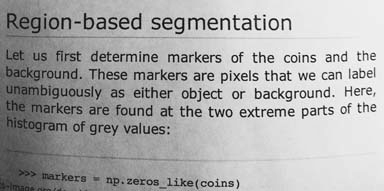
#> input picture Image/page.png, 384 x 191 px
$ jupyter execute 'Bai9 Otsu.ipynb'
#> lines starting #> are read from the running program, lines starting #| are printed output that depends on the picture; after the words box and inside, x2 and y2 are one past the last pixel; in counts of white or black regions, pixels touching at a corner belong together
[cell 1]
import numpy as np
import matplotlib.pyplot as plt
import skimage.io
import skimage.color
import skimage.filters

# load the image
image = skimage.io.imread("Image/page.png", as_gray=True)
#> image is the input picture: shape (191, 384) float64; min 0, max 1, mean 0.672

fig, ax = plt.subplots()
plt.imshow(image, cmap="gray")
plt.show()

[cell 2]
blurred_image = skimage.filters.gaussian(image, sigma=1.0)
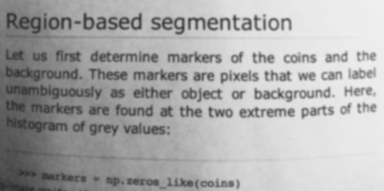
#> blurred_image: shape (191, 384) float64; min 0.176, max 0.937, mean 0.672

fig, ax = plt.subplots()
plt.imshow(blurred_image, cmap='gray')
plt.show()

[cell 3]
histogram, bin_edges = np.histogram(image, bins=256, range=(0.0, 1.0))
#> histogram = 256 values, max 2679 at index 227, min 0 at index 1, mean 286.5; bin_edges = 257 values from 0 to 1

fig, ax = plt.subplots()
plt.plot(bin_edges[0:-1], histogram)
plt.title("Grayscale Histogram")
plt.xlabel("grayscale value")
plt.ylabel("pixels")
plt.xlim(0, 1.0)
plt.show()
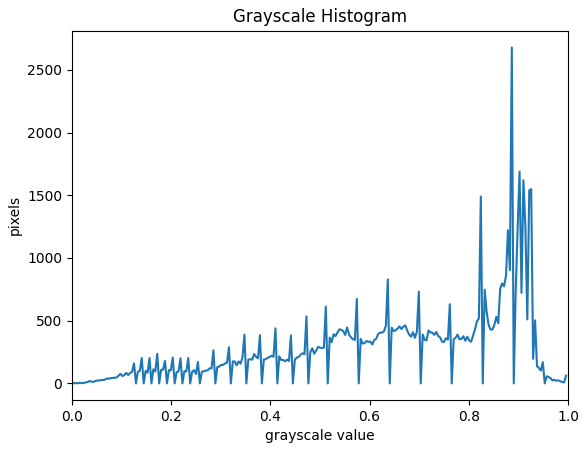
#> figure drawn by matplotlib, 1 panel; curve peaks at x = 0.887, y = 2679

[cell 4]
# perform automatic thresholding
t = 0.615234327
print("Found automatic threshold t = {}.".format(t))

[cell 5]
# create a binary mask with the threshold found by Otsu's method
binary_mask = image > t
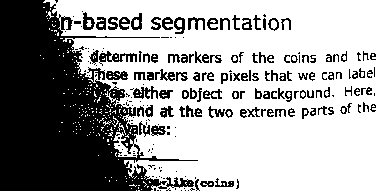
#> binary_mask: shape (191, 384) bool; 64.3% white; 222 black regions (105 under 20 px), largest, box (x1, y1, x2, y2) and area: (0, 0, 198, 191) 19862, (99, 51, 137, 66) 229, (158, 177, 194, 189) 184

fig, ax = plt.subplots()
plt.imshow(binary_mask, cmap='gray')
plt.show()

[cell 6]
# apply the binary mask to select the foreground
selection = image.copy()
selection[~binary_mask] = 0
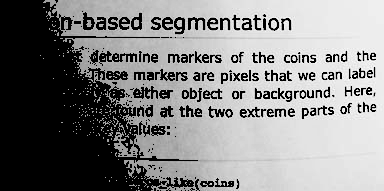
#> selection: shape (191, 384) float64; min 0, max 1, mean 0.523

fig, ax = plt.subplots()
plt.imshow(selection, cmap='gray')
plt.show()

[cell 7]
from matplotlib import image as img
import numpy as np
import matplotlib.pyplot as plt
import skimage.io


image = skimage.io.imread("Image/page.png", as_gray=True)

# Set total number of bins in the histogram
bins_num = 256

# Get the image histogram
hist, bin_edges = np.histogram(image, bins=bins_num)
#> hist has the same summary as histogram

# Get normalized histogram if it is required

# Calculate centers of bins
bin_mids = (bin_edges[:-1] + bin_edges[1:]) / 2.
#> bin_mids = 256 values from 0.00195 to 0.998

# Iterate over all thresholds (indices) and get the probabilities w1(t), w2(t)
weight1 = np.cumsum(hist)
#> weight1 = 256 values from 9 to 73344
weight2 = np.cumsum(hist[::-1])[::-1]
#> weight2 = 256 values, max 73344 at index 0, min 62 at index 255, mean 49409.2

# Get the class means mu0(t)
mean1 = np.cumsum(hist * bin_mids) / weight1
#> mean1 = 256 values from 0.00195 to 0.672
# Get the class means mu1(t)
mean2 = (np.cumsum((hist * bin_mids)[::-1]) / weight2[::-1])[::-1]
#> mean2 = 256 values from 0.672 to 0.998

inter_class_variance = weight1[:-1] * weight2[1:] * (mean1[:-1] - mean2[1:]) ** 2
#> inter_class_variance = 255 values, max 190606006.5 at index 157, min 296138.8 at index 0, mean 109051536.2

# Maximize the inter_class_variance function val
index_of_max_val = np.argmax(inter_class_variance)
#> index_of_max_val = 157

threshold = bin_mids[:-1][index_of_max_val]
#> threshold = 0.615

image[image<threshold] = 0
image[image>threshold] = 1

img.imsave("otsu_thresholding.png",image)
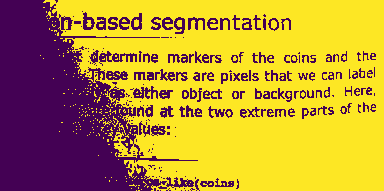
#> saved as otsu_thresholding.png: shape (191, 384, 3); mean R, G, B 187, 148.9, 53.1

[cell 8]
threshold
#> Out = 0.615

$ run again, with Image/avtCongSon.jpg saved as Image/page.png
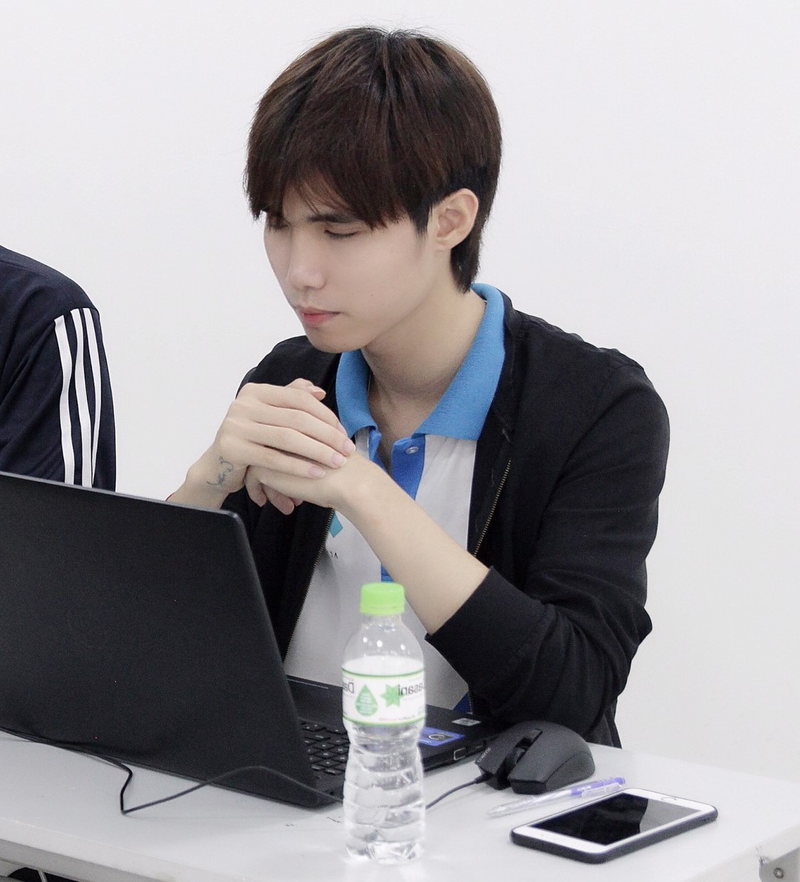
#> input picture Image/avtCongSon.jpg, 800 x 882 px, shrunk from 1122 x 1238 before the run
#> histogram = 256 values, max 33127 at index 236, min 25 at index 253, mean 2756.2; bin_edges = 257 values from 0 to 1
#> `binary_mask = image > t`:
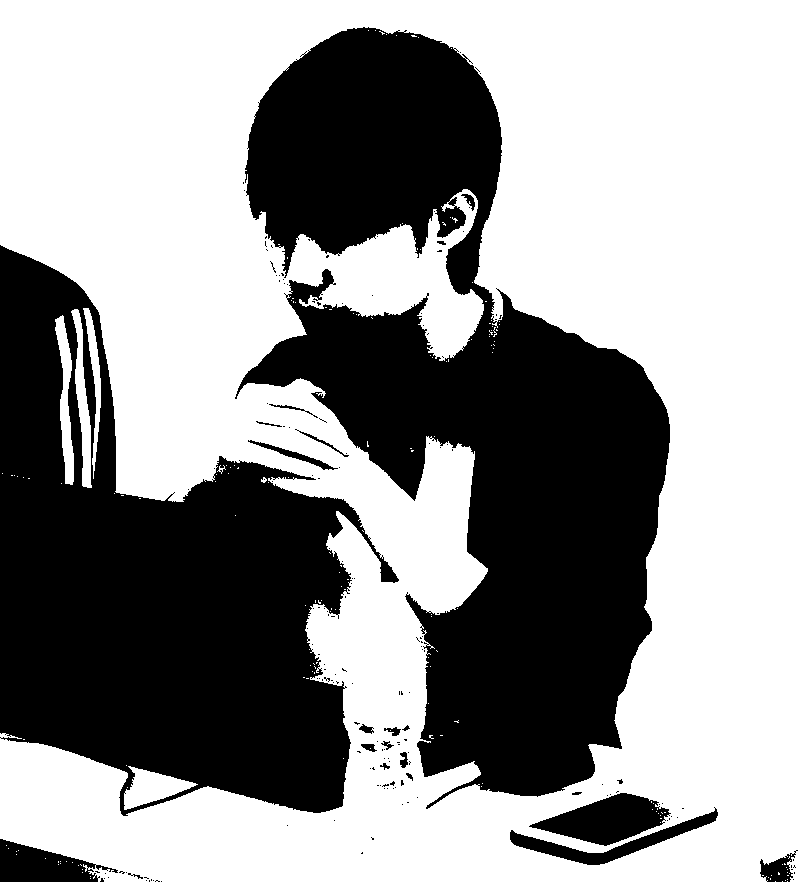
#> binary_mask: shape (882, 800) bool; 59.4% white; 174 black regions (152 under 20 px), largest, box (x1, y1, x2, y2) and area: (235, 27, 670, 809) 156432, (0, 245, 399, 816) 118396, (529, 793, 671, 846) 4063
#> hist has the same summary as histogram
#> bin_mids = 256 values from 0.00195 to 0.998
#> weight1 = 256 values from 73 to 705600
#> weight2 = 256 values, max 705600 at index 0, min 57 at index 255, mean 421118.5
#> mean1 = 256 values from 0.00195 to 0.595
#> mean2 = 256 values from 0.595 to 0.998
#> inter_class_variance = 255 values, max 5.51e+10 at index 128, min 6538220.1 at index 254, mean 3.97e+10
#> index_of_max_val = 128
#> threshold = 0.502
#> `img.imsave("otsu_thresholding.png",image)`:
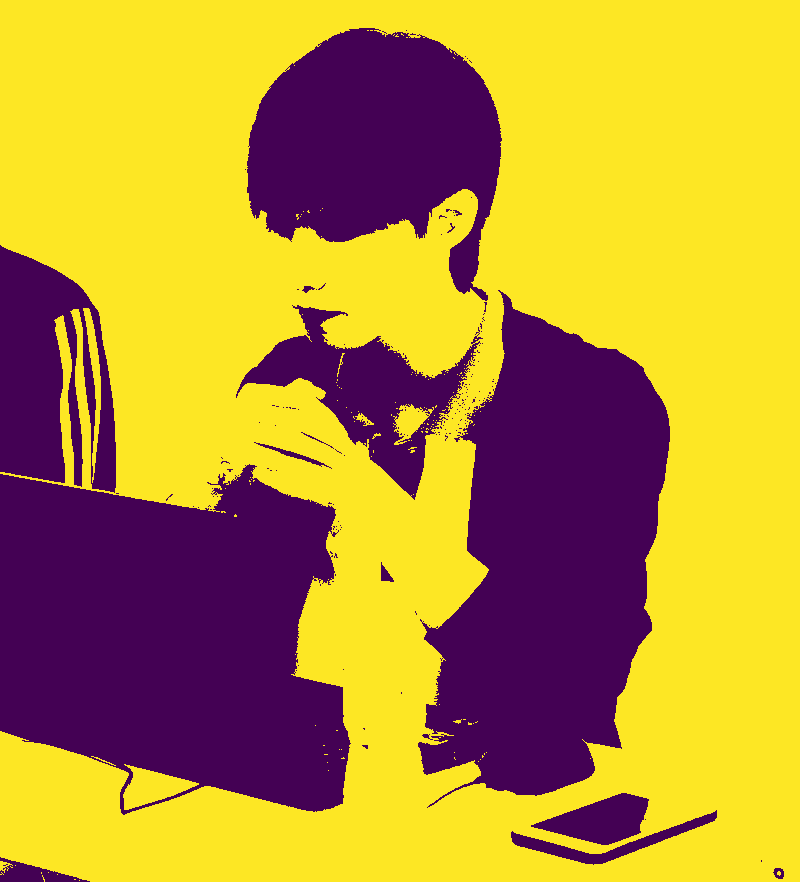
#> saved as otsu_thresholding.png: shape (882, 800, 3); mean R, G, B 184.9, 146.3, 53.7
